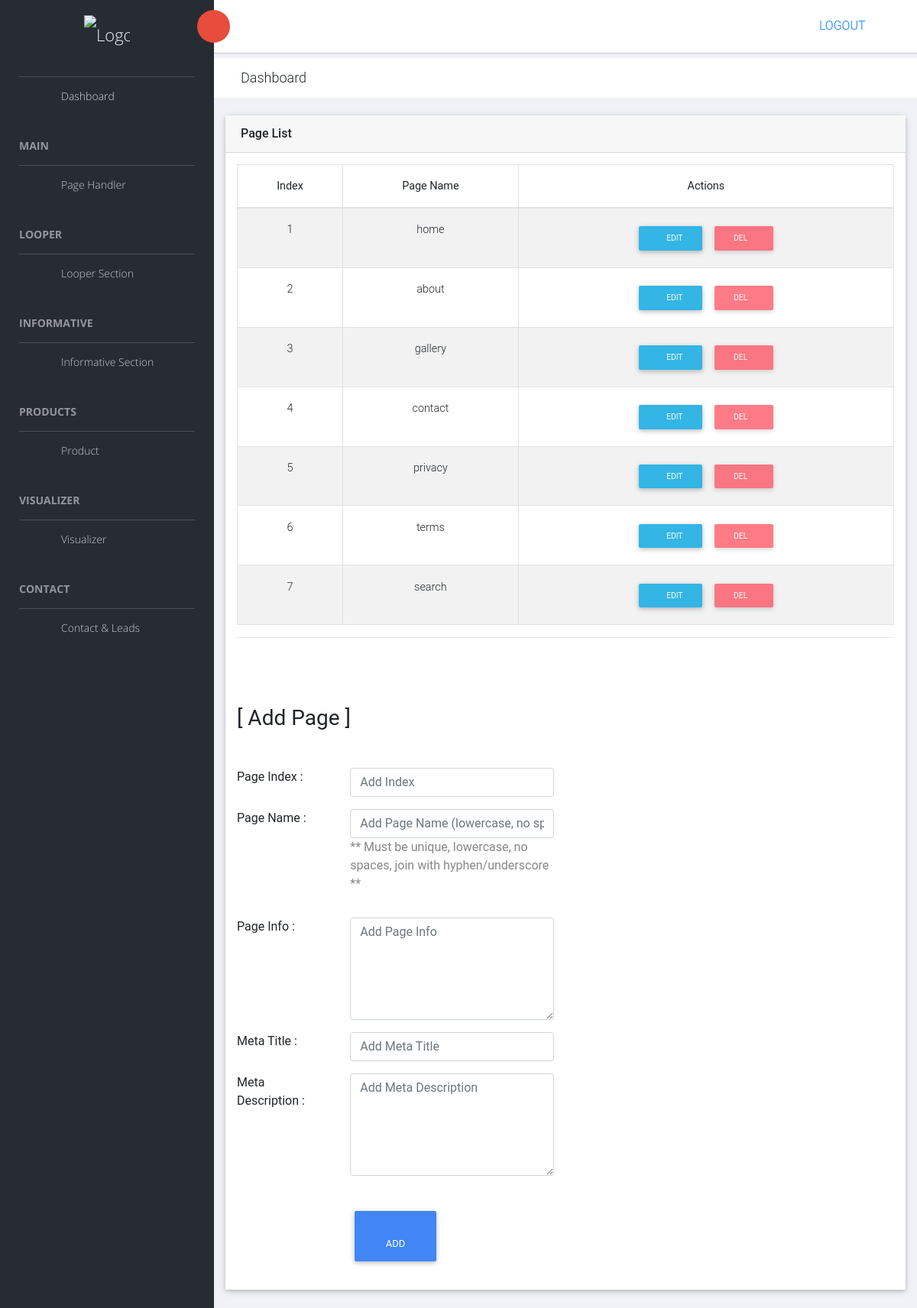
The app's page /panel/page_handler/ (signed in) with its own data.
### panel/models.py (models this page shows, shortened)
class Page_Handler(models.Model) :
    index = models.CharField(max_length=10, null=True, blank=True)
    page_name = models.CharField(max_length=100, null=True, blank=True)
    page_info = models.TextField(null=True, blank=True)
    meta_title = models.CharField(max_length=250, null=True, blank=True)
    meta_description = models.TextField(null=True, blank=True)

### panel/views.py (the view, shortened to what this page needs)
# urls.py: url(r"^panel/page_handler/$", views.page_handler, name="page_handler"),
def page_handler(request) :
    if not request.user.is_authenticated :
        return redirect('mylogin')
    page = Page_Handler.objects.all()
    return render(request, 'page_handler.html', {
        'page': page,
    })

### panel/templates/page_handler.html (shortened to what this page needs)
{% extends 'master_back.html' %}
{% load static %}
{% block headblock %}
    <link rel="stylesheet" href="{% static 'back/vendors/datatables.net-bs4/css/dataTables.bootstrap4.min.css' %}">
    <link rel="stylesheet" href="{% static 'back/vendors/datatables.net-buttons-bs4/css/buttons.bootstrap4.min.css' %}">
    <link href="{% static 'back/vendors/mdb/mdb.min.css' %}" rel="stylesheet">
{% endblock %}
{% block page_content %}
    <div class="animated fadeIn">
        <div class="row">
            <div class="col-md-12">
                <div class="card">
                    <div class="card-header">
                        <strong class="card-title">Page List</strong>
                    </div>
                    <div class="card-body">
                        <table id="bootstrap-data-table-export" class="dataa-table table table-striped table-bordered">
                            <thead>
                                <tr>
                                    <th class="text-center">Index</th>
                                    <th class="text-center">Page Name</th>
                                    <th class="text-center">Actions</th>
                                </tr>
                            </thead>
                            <tbody>
                                {% for page in page %}
                                <tr>
                                    <td class="text-center">
                                        {{page.index}}
                                    </td>
                                    <td class="text-center">
                                        {{page.page_name}}
                                    </td>
                                    <td class="text-center">
                                        <a href="{% url 'page_handler_edit' page_name_w=page.page_name %}"><button type="button" class="btn btn-info btn-sm"><i class="fa fa-pencil"></i> Edit</button></a>
                                        <a href="{% url 'page_delete' page_name_w=page.page_name %}" style="pointer-events: none; cursor: default;"><button type="button" class="btn btn-danger btn-sm" disabled>Del<i class="fa fa-times"></i></button></a>
                                    </td>
                                </tr>
                                {% endfor %}
                            </tbody>
                        </table>
                        <hr>
                        <br><br><br>
                        <form action="{% url 'page_handler' %}" method="post" enctype="multipart/form-data" class="form-horizontal">
                            <h3>[ Add Page ] </h3> <br><br>
                            <div class="row form-group">
                                <div class="col-12 col-md-2">
                                    <label for="index" class=" form-control-label">Page Index : </label>
                                </div>
                                <div class="col col-md-4">
                                    <input type="text" id="index" name="index" placeholder="Add Index" class="form-control" required>
                                </div>
                            </div>
                            <div class="row form-group">
                                <div class="col-12 col-md-2">
                                    <label for="page_name" class=" form-control-label">Page Name : </label>
                                </div>
                                <div class="col col-md-4">
                                    <input type="text" id="page_name" name="page_name" placeholder="Add Page Name (lowercase, no spaces, join by underscore)" class="form-control" required>
                                    <p>** Must be unique, lowercase, no spaces, join with hyphen/underscore **</p>
                                </div>
                            </div>
                            <div class="row form-group">
                                <div class="col-12 col-md-2">
                                    <label for="page_info" class=" form-control-label">Page Info : </label>
                                </div>
                                <div class="col col-md-4">
                                    <textarea name="page_info" id="page_info" cols="30" rows="5"  class="form-control" placeholder="Add Page Info"></textarea>
                                </div>
                            </div>
                            <div class="row form-group">
                                <div class="col-12 col-md-2">
                                    <label for="meta_title" class=" form-control-label">Meta Title : </label>
                                </div>
                                <div class="col col-md-4">
                                    <input type="text" id="meta_title" name="meta_title" placeholder="Add Meta Title" class="form-control">
                                </div>
                            </div>
                            <div class="row form-group">
                                <div class="col-12 col-md-2">
                                    <label for="meta_description" class=" form-control-label">Meta Description : </label>
                                </div>
                                <div class="col col-md-4">
                                    <textarea name="meta_description" id="meta_description" cols="30" rows="5"  class="form-control" placeholder="Add Meta Description"></textarea>
                                </div>
                            </div>
                            <br>
                            <div class="row form-group">
                                <div class="col col-md-2"></div>
                                <div class="col col-md-2">
                                    <button type="submit" class="btn btn-primary"><i class="fa fa-plus"></i> Add</button>
                                </div>
                            </div>
                        </form>
                    </div>
                </div>
            </div>
        </div>
    </div>
{% endblock %}

### records on screen
Page_Handler: index "1", page_name "home"
Page_Handler: index "2", page_name "about"
Page_Handler: index "3", page_name "gallery"
Page_Handler: index "4", page_name "contact"
Page_Handler: index "5", page_name "privacy"
Page_Handler: index "6", page_name "terms"
Page_Handler: index "7", page_name "search"
